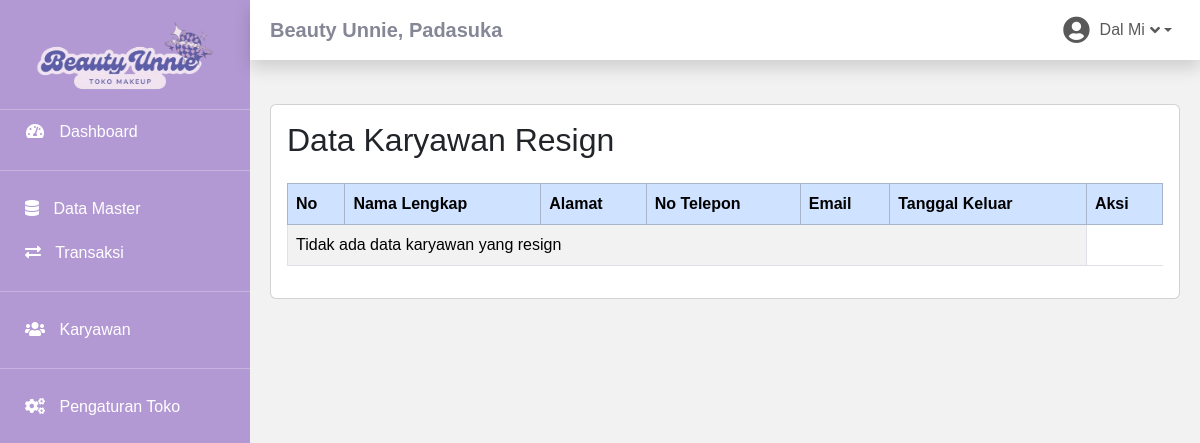
/karyawan-resign.php (signed in), run on an earlier commit of the app's database.
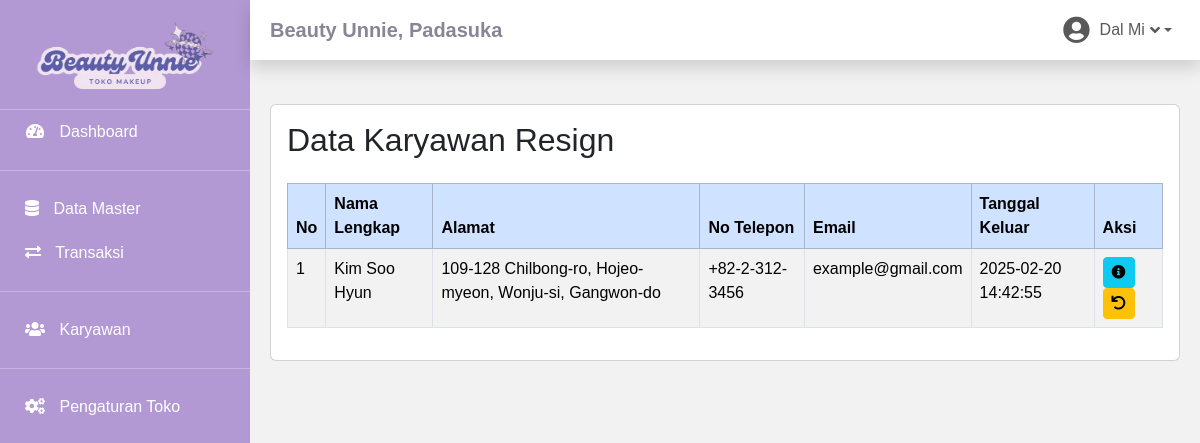
And on a later commit of the database.
### tables this page shows
CREATE TABLE `toko` (
  `id_toko` int(11) NOT NULL,
  `nama_toko` varchar(225) NOT NULL,
  `alamat_toko` text NOT NULL,
  `tlp` varchar(13) NOT NULL,
  `nama_pemilik` char(225) NOT NULL
);

CREATE TABLE `member` (
  `id_member` int(11) NOT NULL,
  `id_role` int(11) NOT NULL,
  `nm_member` varchar(255) NOT NULL,
  `jenis_kelamin` enum('perempuan','laki-laki') NOT NULL,
  `alamat_member` text NOT NULL,
  `telepon` varchar(255) NOT NULL,
  `email` varchar(255) NOT NULL,
  `gambar` text NOT NULL,
  `NIK` text NOT NULL,
  `tgl_masuk` datetime NOT NULL,
  `tgl_keluar` datetime NOT NULL
);

### karyawan-resign.php (the view, shortened to what the changed rows need)
<?php
    include 'connection.php';
    include 'sidebar.php';
    $sql_resign = "SELECT m.id_member, m.nm_member, m.alamat_member, m.telepon, m.email, m.tgl_keluar
        FROM login l
        INNER JOIN member m ON l.id_member = m.id_member
        INNER JOIN role r ON m.id_role = r.id_role
        WHERE m.id_role = 2 AND m.tgl_keluar IS NOT NULL AND m.tgl_keluar != '0000-00-00'
    ";
    $result_resign = $conn->query($sql_resign);
?>
<div class="container">
    <div class="card">
        <div class="card-body">
            <h2 class="mb-4">Data Karyawan Resign</h2>
            <div class="table-responsive">
                <table class="table table-striped table-bordered">
                    <thead class="table-primary">
                        <tr>
                            <th>No</th>
                            <th>Nama Lengkap</th>
                            <th>Alamat</th>
                            <th>No Telepon</th>
                            <th>Email</th>
                            <th>Tanggal Keluar</th>
                            <th>Aksi</th>
                        </tr>
                    </thead>
                    <tbody>
                        <?php
                        if ($result_resign->num_rows > 0) {
                            $no = 1;
                            while($row = $result_resign->fetch_assoc()) {
                                echo "<tr>";
                                echo "<td>" . $no++ . "</td>";
                                echo "<td>" . $row['nm_member'] . "</td>";
                                echo "<td>" . $row['alamat_member'] . "</td>";
                                echo "<td>" . $row['telepon'] . "</td>";
                                echo "<td>" . $row['email'] . "</td>";
                                echo "<td>" . $row['tgl_keluar'] . "</td>";
                                echo "<td>
                                        <a href='detail-petugas.php?id=" . $row['id_member'] . "'>
                                            <button class='btn btn-info btn-sm'>
                                                <i class='fas fa-info-circle'></i>
                                            </button>
                                        </a>
                                        <button type='button' class='btn btn-sm btn-warning' title='Restore'
                                            data-bs-toggle='modal' data-bs-target='#resignModal'
                                            onclick='setResignId(" . $row['id_member'] . ")'>
                                            <i class='fas fa-undo'></i>
                                        </button>
                                        </td>";
                                echo "</tr>";
                            }
                        } else {
                            echo "<tr><td colspan='6'>Tidak ada data karyawan yang resign</td></tr>";
                        }
                        ?>
                    </tbody>
                </table>
            </div>
        </div>
    </div>
</div>
<?php include 'footer.php'; ?>

### sidebar.php (shortened to what the changed rows need)
<?php
include "connection.php";
?>
<!DOCTYPE html>
<html lang="en">
<head>
    <link href="bootstrap-5.3.3-dist/css/bootstrap.min.css" rel="stylesheet">
    <link href="assets/vendor/fontawesome-free/css/all.min.css" rel="stylesheet" type="text/css">
</head>
<body>
    <div class="main-content">
         <nav class="navbar navbar-expand navbar-light bg-white topbar mb-4 static-top shadow">
            <?php
            $tampil = mysqli_query($conn, "SELECT * FROM `toko` WHERE 1");
            while ($toko = mysqli_fetch_array($tampil)):
            ?>
            <h5 class="d-lg-block d-none mt-2"><b> <?= $toko['nama_toko']?>, <?= $toko['alamat_toko']?></b></h5>
            <?php endwhile; ?>
        </nav>
        <?php include 'footer.php'; ?>

What changed in the data, as far as the page shows it:
now on this page (row edited): member: nm_member "Kim Soo Hyun", alamat_member "109-128 Chilbong-ro, Hojeo-myeon, Wonju-si, Gangwon-do", telepon "+82-2-312-3456", email "example@gmail.com", tgl_keluar "2025-02-20 14:42:55"
Also different on the page:
text no longer shown: "Tidak ada data karyawan yang resign"
